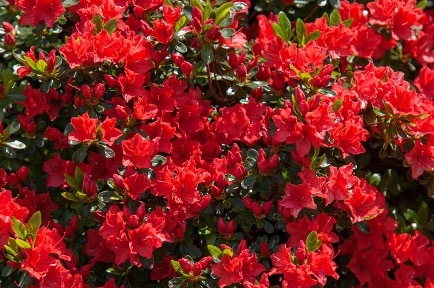
%> input picture HW8/redflower.jpg, 434 x 288 px
$ octave HW8.m   (GNU Octave 9; MATLAB toolbox functions it lacks are replaced by stand-ins)
%> lines starting %> are read from the running program, lines starting %| are printed output that depends on the picture; in (x1, y1, x2, y2) boxes, pixels count from 0 and x2, y2 are one past the last pixel; in counts of white or black regions, pixels touching at a corner belong together; the program's own positions count from 1
clc;close all;clear;
red= imread("redflower.jpg");
%> red is the input picture: size 288x434x3 uint8; mean R, G, B 127.2, 35.6, 31.1
figure
imshow(red)


numColors = 3;
L = imsegkmeans(red,numColors);
%> L: size 288x434 uint8; 3 distinct labels, from 1 to 3
B = labeloverlay(red,L);
figure
imshow(B)
title("Red flower - Labeled Image RGB")


lab_red = rgb2lab(red);
%> lab_red: size 288x434x3 double; mean of channels 1, 2, 3 30.7, 33.3, 26.8


ab = lab_red(:,:,2:3);
ab = im2single(ab);
pixel_labels = imsegkmeans(ab,numColors,NumAttempts=3);
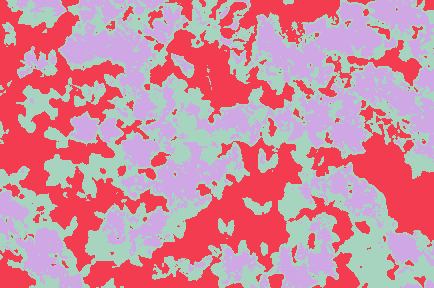
%> pixel_labels: size 288x434 uint8; 3 distinct labels, from 1 to 3; one colour per label, 0 black

B2 = labeloverlay(red,pixel_labels);
figure
imshow(B2)
title("Red flower - Labeled Image a*b*")


mask1 = pixel_labels == 1;
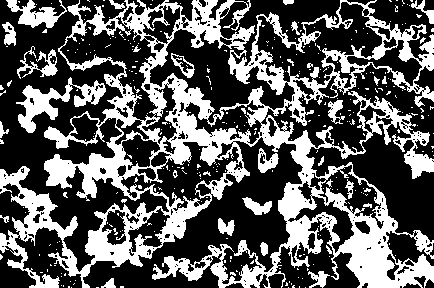
%> mask1: size 288x434 logical; 35.6% white; 326 white regions (294 under 20 px), largest, box (x1, y1, x2, y2) and area: (0, 0, 434, 288) 38272, (16, 77, 106, 133) 1594, (6, 0, 67, 28) 775
cluster1 = red.*uint8(mask1);
figure
imshow(cluster1)
title("Red flower - Objects in Cluster 1");

mask2 = pixel_labels == 2;
%> mask2: size 288x434 logical; 37.2% white; 164 white regions (107 under 20 px), largest, box (x1, y1, x2, y2) and area: (0, 0, 169, 272) 14589, (83, 137, 303, 288) 10676, (150, 0, 340, 123) 7473
cluster2 = red.*uint8(mask2);
figure
imshow(cluster2)
title("Red flower - Objects in Cluster 2");

mask3 = pixel_labels == 3;
%> mask3: size 288x434 logical; 27.1% white; 215 white regions (170 under 20 px), largest, box (x1, y1, x2, y2) and area: (179, 63, 434, 159) 7001, (60, 0, 177, 154) 4722, (255, 2, 382, 85) 4341
cluster3 = red.*uint8(mask3);
figure
imshow(cluster3)
title("Red flower - Objects in Cluster 3");


L = lab_red(:,:,1);
%> L: size 288x434 double
L_blue = L.*double(mask3);
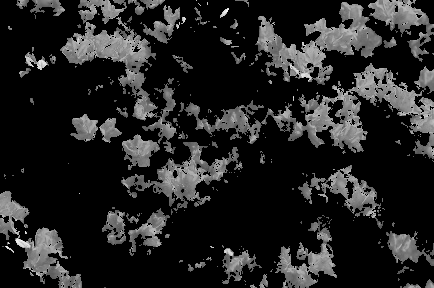
%> L_blue: size 288x434 double; min 0, max 86.44, mean 12.1; drawn with min black and max white
L_blue = rescale(L_blue);
idx_light_blue = imbinarize(nonzeros(L_blue));
%> idx_light_blue = 33896 logical values, 14664 true

blue_idx = find(mask3);
%> blue_idx = 33896 values from 195 to 124992
mask_dark_blue = mask3;
mask_dark_blue(blue_idx(idx_light_blue)) = 0;
%> mask_dark_blue: size 288x434 logical; 15.4% white; 717 white regions (616 under 20 px), largest, box (x1, y1, x2, y2) and area: (179, 100, 325, 148) 1649, (122, 158, 197, 211) 1096, (315, 27, 382, 58) 798

blue = red.*uint8(mask_dark_blue);
figure
imshow(blue)

clc;clear;
blue= imread("blueflower.jpg");
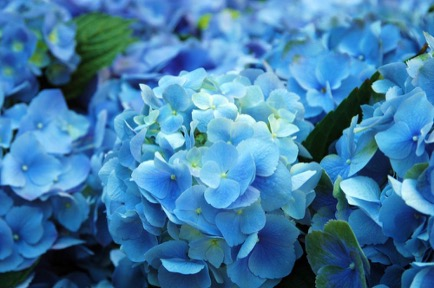
%> input picture HW8/blueflower.jpg, 434 x 288 px
%> blue is the input picture: size 288x434x3 uint8; mean R, G, B 65.2, 124.7, 167
figure
imshow(blue)


numColors = 3;
L = imsegkmeans(blue,numColors);
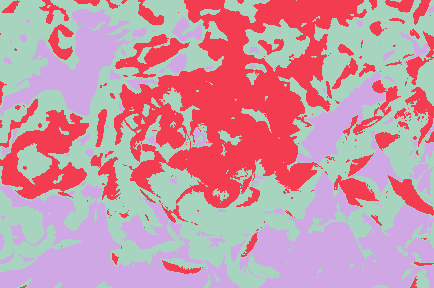
%> L: size 288x434 uint8; 3 distinct labels, from 1 to 3; one colour per label, 0 black
B = labeloverlay(blue,L);
figure
imshow(B)
title("Blue flower - Labeled Image RGB")


lab_blue = rgb2lab(blue);
%> lab_blue: size 288x434x3 double; mean of channels 1, 2, 3 49.4, -4.6, -27.9


ab = lab_blue(:,:,2:3);
ab = im2single(ab);
pixel_labels = imsegkmeans(ab,numColors,NumAttempts=3);
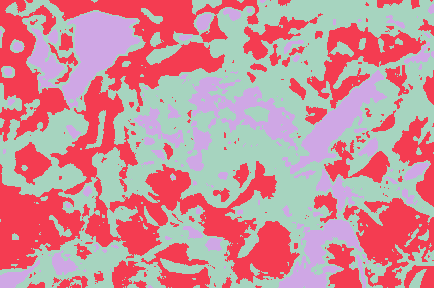
%> pixel_labels: size 288x434 uint8; 3 distinct labels, from 1 to 3; one colour per label, 0 black

B2 = labeloverlay(blue,pixel_labels);
figure
imshow(B2)
title("Blue flower - Labeled Image a*b*")


mask1 = pixel_labels == 1;
%> mask1: size 288x434 logical; 46.6% white; 136 white regions (108 under 20 px), largest, box (x1, y1, x2, y2) and area: (0, 0, 434, 288) 54442, (392, 244, 434, 288) 607, (0, 83, 22, 113) 286
cluster1 = blue.*uint8(mask1);
figure
imshow(cluster1)
title("Blue flower - Objects in Cluster 1");

mask2 = pixel_labels == 2;
%> mask2: size 288x434 logical; 38.8% white; 161 white regions (106 under 20 px), largest, box (x1, y1, x2, y2) and area: (50, 76, 300, 284) 12228, (49, 0, 259, 112) 7091, (0, 164, 85, 270) 4617
cluster2 = blue.*uint8(mask2);
figure
imshow(cluster2)
title("Blue flower - Objects in Cluster 2");

mask3 = pixel_labels == 3;
%> mask3: size 288x434 logical; 14.5% white; 132 white regions (83 under 20 px), largest, box (x1, y1, x2, y2) and area: (62, 12, 140, 108) 3467, (188, 77, 298, 151) 2824, (282, 70, 387, 174) 2611
cluster3 = blue.*uint8(mask3);
figure
imshow(cluster3)
title("Blue flower - Objects iman Cluster 3");


L = lab_blue(:,:,1);
%> L: size 288x434 double
L_blue = L.*double(mask3);
L_blue = rescale(L_blue);
idx_light_blue = imbinarize(nonzeros(L_blue));
%> idx_light_blue = 18171 logical values, 6661 true

blue_idx = find(mask3);
%> blue_idx = 18179 values from 31 to 124762
mask_dark_blue = mask3;
mask_dark_blue(blue_idx(idx_light_blue)) = 0;
%> mask_dark_blue: size 288x434 logical; 9.2% white; 166 white regions (129 under 20 px), largest, box (x1, y1, x2, y2) and area: (62, 12, 138, 101) 3233, (283, 219, 362, 288) 2094, (301, 70, 387, 164) 1966

blue_last = blue.*uint8(mask_dark_blue);
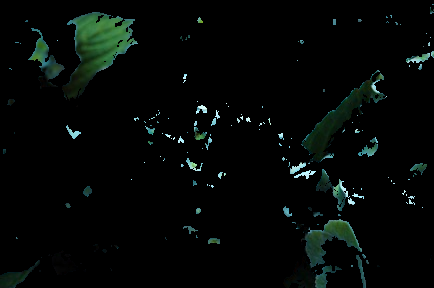
%> blue_last: size 288x434x3 uint8; mean R, G, B 4, 7.6, 6
figure
imshow(blue_last)
